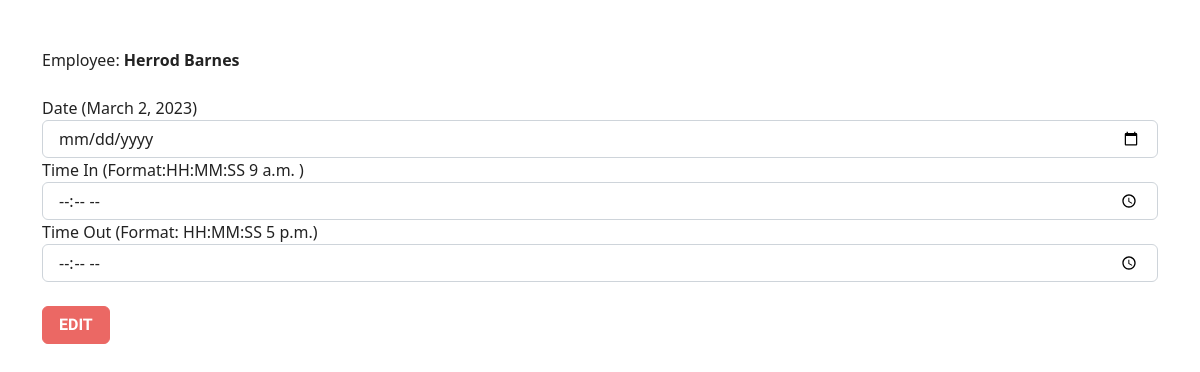
The app's page /employee/attedit/13/ with its own data.
### app_payroll/models.py (models this page shows, shortened)
class Attendance(models.Model):
    employee = models.ForeignKey(Employee, on_delete=models.CASCADE)
    date = models.DateField()
    time_in = models.TimeField()
    time_out = models.TimeField()
    hours_worked = models.DurationField()
    status = models.BooleanField(default=False)
    class Meta:
        db_table = "app_attendance"

class Employee(models.Model):
    full_name = models.CharField(max_length=150)
    email = models.EmailField(max_length=150)
    address = models.CharField(max_length=150)
    gender = models.CharField(max_length=50)
    contact = models.CharField(max_length=150)
    def __str__(self):
        return self.full_name
    class Meta:
        db_table = "app_employee"

### app_payroll/views.py (the view, shortened to what this page needs)
# urls.py: path('attedit/<int:id>/', EditAttendance.as_view(), name="attendance-edit"),
class EditAttendance(View):
    def get(self, request, id):
        att = Attendance.objects.get(id=id)
        context = { "data": att }
        return render(request, 'attendance/attendance_edit.html', context)

### templates/attendance/attendance_edit.html (shortened to what this page needs)
<!DOCTYPE html>
<html>
<head>
    {% load static %}
    <link rel='stylesheet' type='text/css' media='screen' href="{% static '/css/bootstrap.min.css' %}">
</head>
<body>
    <form action="{% url 'attendance-edit' data.id %}" method="post">
        <div class="container mt-5">
            <div class="form">
                <label>Employee: <b>{{data.employee}}</b></label>
            </div>
            <br>
            <div class="form">
                <label>Date ({{ data.date }})</label>
                <input type="date" name="date" class="form-control" value="{{ data.date }}" required>
            </div>
            <div class="form">
                <label>Time In (Format:HH:MM:SS {{data.time_in}} )</label>
                <input type="time" name="time_in" class="form-control" value="{{ data.time_in }}">
            </div>
            <div class="form">
                <label>Time Out (Format: HH:MM:SS  {{data.time_out}})</label>
                <input type="time" name="time_out" class="form-control" value="{{ data.time_out }}">
            </div>
            <div class="form mt-4">
                <input type="submit" class="btn btn-primary" value="EDIT">
            </div>
        </div>
    </form>
</body>
</html>

### records on screen
Attendance: employee "Herrod Barnes", date "March 2, 2023", time_in "9 a.m.", time_out "5 p.m."
